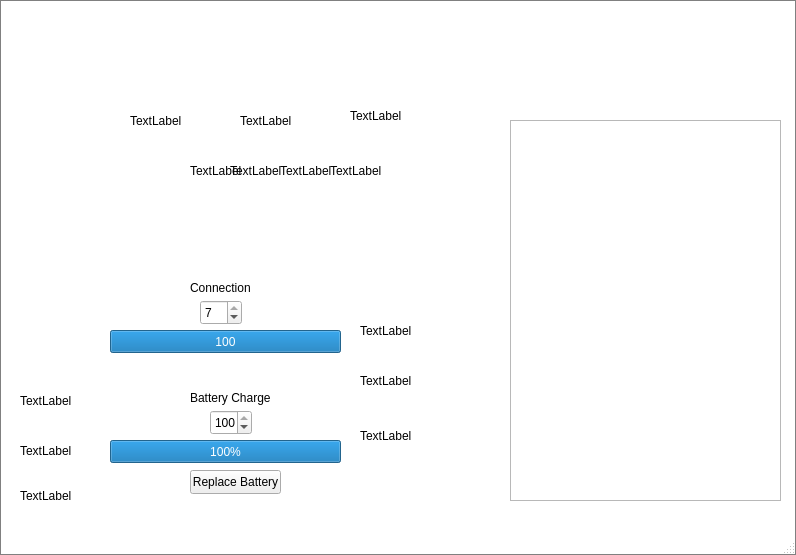
<?xml version="1.0" encoding="UTF-8"?>
<ui version="4.0">
 <class>MainWindow</class>
 <widget class="QMainWindow" name="MainWindow">
  <property name="geometry">
   <rect>
    <x>0</x>
    <y>0</y>
    <width>796</width>
    <height>555</height>
   </rect>
  </property>
  <property name="windowTitle">
   <string>Oasis</string>
  </property>
  <property name="styleSheet">
   <string notr="true">QMainWindow {
   background-color: #FFFFFF;
   border: 1px solid gray;
   padding: 5px;
 }</string>
  </property>
  <widget class="QWidget" name="centralwidget">
   <widget class="QLabel" name="cesOutput">
    <property name="geometry">
     <rect>
      <x>20</x>
      <y>380</y>
      <width>71</width>
      <height>41</height>
     </rect>
    </property>
    <property name="sizePolicy">
     <sizepolicy hsizetype="Preferred" vsizetype="Preferred">
      <horstretch>0</horstretch>
      <verstretch>0</verstretch>
     </sizepolicy>
    </property>
    <property name="text">
     <string>TextLabel</string>
    </property>
   </widget>
   <widget class="QLabel" name="sessionStart">
    <property name="geometry">
     <rect>
      <x>20</x>
      <y>430</y>
      <width>101</width>
      <height>41</height>
     </rect>
    </property>
    <property name="sizePolicy">
     <sizepolicy hsizetype="Preferred" vsizetype="Preferred">
      <horstretch>0</horstretch>
      <verstretch>0</verstretch>
     </sizepolicy>
    </property>
    <property name="text">
     <string>TextLabel</string>
    </property>
   </widget>
   <widget class="QLabel" name="audioInput">
    <property name="geometry">
     <rect>
      <x>20</x>
      <y>20</y>
      <width>101</width>
      <height>41</height>
     </rect>
    </property>
    <property name="text">
     <string/>
    </property>
   </widget>
   <widget class="QLabel" name="intensity">
    <property name="geometry">
     <rect>
      <x>360</x>
      <y>310</y>
      <width>81</width>
      <height>41</height>
     </rect>
    </property>
    <property name="text">
     <string>TextLabel</string>
    </property>
   </widget>
   <widget class="QLabel" name="upIntensity">
    <property name="geometry">
     <rect>
      <x>360</x>
      <y>360</y>
      <width>81</width>
      <height>41</height>
     </rect>
    </property>
    <property name="text">
     <string>TextLabel</string>
    </property>
   </widget>
   <widget class="QLabel" name="downIntensity">
    <property name="geometry">
     <rect>
      <x>360</x>
      <y>410</y>
      <width>91</width>
      <height>51</height>
     </rect>
    </property>
    <property name="text">
     <string>TextLabel</string>
    </property>
   </widget>
   <widget class="QLabel" name="power">
    <property name="geometry">
     <rect>
      <x>20</x>
      <y>480</y>
      <width>71</width>
      <height>31</height>
     </rect>
    </property>
    <property name="text">
     <string>TextLabel</string>
    </property>
   </widget>
   <widget class="QLabel" name="min20">
    <property name="geometry">
     <rect>
      <x>130</x>
      <y>90</y>
      <width>81</width>
      <height>61</height>
     </rect>
    </property>
    <property name="text">
     <string>TextLabel</string>
    </property>
   </widget>
   <widget class="QLabel" name="min45">
    <property name="geometry">
     <rect>
      <x>240</x>
      <y>90</y>
      <width>91</width>
      <height>61</height>
     </rect>
    </property>
    <property name="text">
     <string>TextLabel</string>
    </property>
   </widget>
   <widget class="QLabel" name="udSession">
    <property name="geometry">
     <rect>
      <x>350</x>
      <y>80</y>
      <width>121</width>
      <height>71</height>
     </rect>
    </property>
    <property name="text">
     <string>TextLabel</string>
    </property>
   </widget>
   <widget class="QLabel" name="MET">
    <property name="geometry">
     <rect>
      <x>190</x>
      <y>160</y>
      <width>61</width>
      <height>21</height>
     </rect>
    </property>
    <property name="text">
     <string>TextLabel</string>
    </property>
   </widget>
   <widget class="QLabel" name="delta">
    <property name="geometry">
     <rect>
      <x>230</x>
      <y>160</y>
      <width>61</width>
      <height>21</height>
     </rect>
    </property>
    <property name="text">
     <string>TextLabel</string>
    </property>
   </widget>
   <widget class="QLabel" name="alpha">
    <property name="geometry">
     <rect>
      <x>280</x>
      <y>160</y>
      <width>61</width>
      <height>21</height>
     </rect>
    </property>
    <property name="text">
     <string>TextLabel</string>
    </property>
   </widget>
   <widget class="QLabel" name="hundredHZ">
    <property name="geometry">
     <rect>
      <x>330</x>
      <y>160</y>
      <width>61</width>
      <height>21</height>
     </rect>
    </property>
    <property name="text">
     <string>TextLabel</string>
    </property>
   </widget>
   <widget class="QTextEdit" name="textEdit">
    <property name="geometry">
     <rect>
      <x>510</x>
      <y>120</y>
      <width>271</width>
      <height>381</height>
     </rect>
    </property>
   </widget>
   <widget class="QSpinBox" name="batterySpinBox">
    <property name="geometry">
     <rect>
      <x>210</x>
      <y>410</y>
      <width>42</width>
      <height>25</height>
     </rect>
    </property>
    <property name="minimum">
     <number>0</number>
    </property>
    <property name="maximum">
     <number>100</number>
    </property>
    <property name="value">
     <number>100</number>
    </property>
   </widget>
   <widget class="QProgressBar" name="batteryBar">
    <property name="geometry">
     <rect>
      <x>110</x>
      <y>440</y>
      <width>231</width>
      <height>23</height>
     </rect>
    </property>
    <property name="layoutDirection">
     <enum>Qt::LeftToRight</enum>
    </property>
    <property name="value">
     <number>100</number>
    </property>
   </widget>
   <widget class="QProgressBar" name="connectionBar">
    <property name="geometry">
     <rect>
      <x>110</x>
      <y>330</y>
      <width>231</width>
      <height>23</height>
     </rect>
    </property>
    <property name="layoutDirection">
     <enum>Qt::LeftToRight</enum>
    </property>
    <property name="minimum">
     <number>1</number>
    </property>
    <property name="maximum">
     <number>8</number>
    </property>
    <property name="value">
     <number>8</number>
    </property>
    <property name="format">
     <string>%p</string>
    </property>
   </widget>
   <widget class="QLabel" name="ConnectionLabel">
    <property name="geometry">
     <rect>
      <x>190</x>
      <y>280</y>
      <width>81</width>
      <height>16</height>
     </rect>
    </property>
    <property name="text">
     <string>Connection</string>
    </property>
   </widget>
   <widget class="QLabel" name="BatteryLabel">
    <property name="geometry">
     <rect>
      <x>190</x>
      <y>390</y>
      <width>81</width>
      <height>16</height>
     </rect>
    </property>
    <property name="text">
     <string>Battery Charge</string>
    </property>
   </widget>
   <widget class="QSpinBox" name="connectionSpinBox">
    <property name="geometry">
     <rect>
      <x>200</x>
      <y>300</y>
      <width>42</width>
      <height>25</height>
     </rect>
    </property>
    <property name="minimum">
     <number>0</number>
    </property>
    <property name="maximum">
     <number>7</number>
    </property>
    <property name="value">
     <number>7</number>
    </property>
   </widget>
   <widget class="QPushButton" name="replaceBattery">
    <property name="geometry">
     <rect>
      <x>190</x>
      <y>470</y>
      <width>91</width>
      <height>24</height>
     </rect>
    </property>
    <property name="text">
     <string>Replace Battery</string>
    </property>
   </widget>
  </widget>
  <widget class="QMenuBar" name="menubar">
   <property name="geometry">
    <rect>
     <x>0</x>
     <y>0</y>
     <width>796</width>
     <height>21</height>
    </rect>
   </property>
  </widget>
  <widget class="QStatusBar" name="statusbar"/>
 </widget>
 <resources/>
 <connections/>
</ui>
